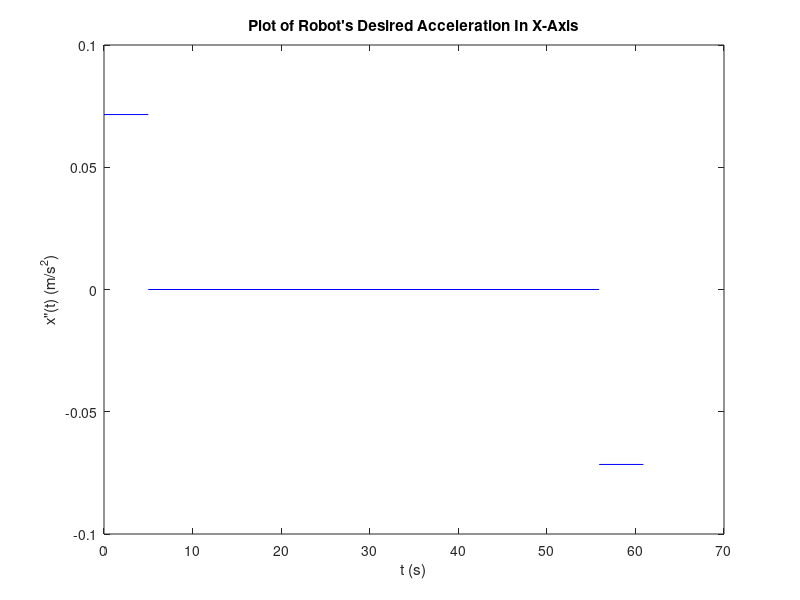
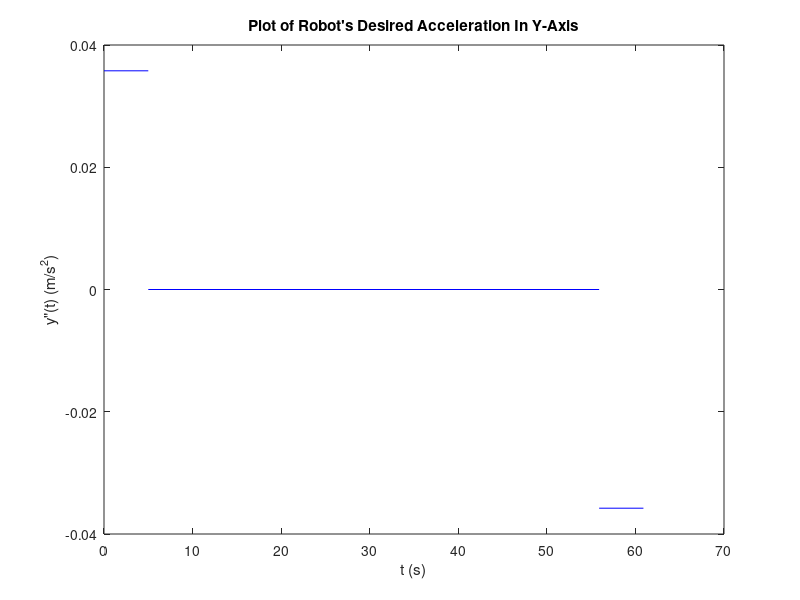
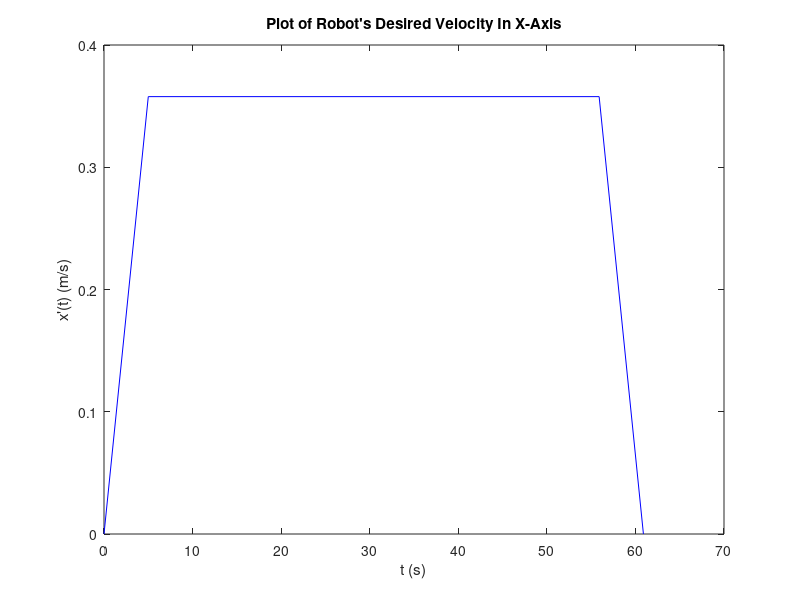
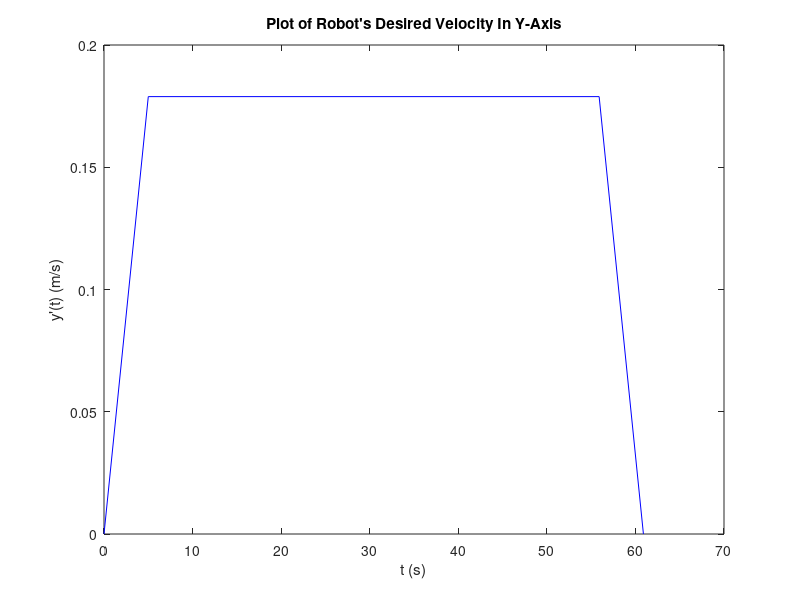

These figures' MATLAB source, in order:
close all;
%%FirstMovement
%%Acceleration in X-Axis
figure;
t1 =[0 5];
dxdt21 =[0.071554 0.071554];
t2 = [5 55.902];
dxdt22 = [0 0];
t3 = [55.902 60.902];
dxdt23 = [-0.071554 -0.071554];
plot(t1,dxdt21,'b');
hold on;
plot(t2,dxdt22,'b');
hold on;
plot(t3,dxdt23,'b');
xlabel('t (s)');ylabel('x"(t) (m/s^2)');
title ("Plot of Robot's Desired Acceleration In X-Axis"); 
saveas(1,'PDAX.jpg');
%%Acceleration in Y-Axis
figure;
dydt21 =[0.035778 0.035778];
dydt22 = [0 0];
dydt23 = [-0.035778 -0.035778];
plot(t1,dydt21,'b');
hold on;
plot(t2,dydt22,'b');
hold on;
plot(t3,dydt23,'b');
xlabel('t (s)');ylabel('y"(t) (m/s^2)');
title ("Plot of Robot's Desired Acceleration In Y-Axis"); 
saveas(2,'PDAY.jpg');
%%Velocity in X-Axis
figure;
dxdt1 = [0 0.35777 ];
dxdt2 = [0.35777 0.35777];
dxdt3 = [0.35777 0];
plot(t1,dxdt1,'b');
hold on;
plot(t2,dxdt2,'b');
hold on;
plot(t3,dxdt3,'b');
xlabel('t (s)');ylabel("x'(t) (m/s)");
title ("Plot of Robot's Desired Velocity In X-Axis"); 
saveas(3,'PDVX.jpg');
%%Velocity in Y-Axis
figure;
dydt1 =[0 0.17889];
dydt2 =[0.17889 0.17889];
dydt3 =[0.17889 0];
plot(t1,dydt1,'b');
hold on;
plot(t2,dydt2,'b');
hold on;
plot(t3,dydt3,'b');
xlabel('t (s)');ylabel("y'(t) (m/s)");
title ("Plot of Robot's Desired Velocity In Y-Axis"); 
saveas(4,'PDVY.jpg');
%%Position in X-Axis
x1=0;
x2=20;
t1=0:0.1:5;
t2=5:0.1:55.902;
t3=55.902:0.1:60.902;
p1=[0.035777 0 0];
figure;
plot(t1,polyval(p1,t1),'b');
hold on;
p2=[0.35777 0.89443]; % polynomial function
plot(t2,polyval(p2,t2-5),'b');
hold on;
p3=[-0.035777 0 x2];% polynomial function
plot(t3,polyval(p3,60.902-t3),'b');
xlabel('t (s)');ylabel('x(t) (m)');
title ("Plot of Robot's Desired Position In X-Axis"); 
saveas(5,'PDTX.jpg');
%%Position in Y-Axis
y1=0;
y2=10;
p1=[0.017889 0 0];
figure;
plot(t1,polyval(p1,t1),'b');
hold on;
p2=[0.17889 0.447225];
plot(t2,polyval(p2,t2-5),'b');
hold on;
p3=[-0.017889 0 y2];
plot(t3,polyval(p3,60.902-t3),'b');
xlabel('t (s)');ylabel('y(t) (m)');
title ("Plot of Robot's Desired Position In Y-Axis"); 
saveas(6,'PDTY.jpg');
%%SecondMovement
%%Acceleration in Y-Axis
figure;
t1 =[0 5];
t2 =[5 50];
t3 =[50 55];
dydt21 =[-0.08 -0.08];
dydt22 = [0 0];
dydt23 = [0.08 0.08];
plot(t1,dydt21,'b');
hold on;
plot(t2,dydt22,'b');
hold on;
plot(t3,dydt23,'b');
xlabel('t (s)');ylabel('y"(t) (m/s^2)');
title ("Plot of Robot's Desired Acceleration In Y-Axis"); 
saveas(7,'PDAY2.jpg');
%%Velocity in Y-Axis
figure;
dydt1 =[0 -0.4];
dydt2 =[-0.4 -0.4];
dydt3 =[-0.4 0];
plot(t1,dydt1,'b');
hold on;
plot(t2,dydt2,'b');
hold on;
plot(t3,dydt3,'b');
xlabel('t (s)');ylabel("y'(t) (m/s)");
title ("Plot of Robot's Desired Velocity In Y-Axis"); 
saveas(8,'PDVY2.jpg');
%%Position in Y-Axis
y1=10;
y2=-10;
t1=0:0.1:5;
t2=5:0.1:50;
t3=50:0.1:55;
p1=[-0.04 0 10];
figure;
plot(t1,polyval(p1,t1),'b');
hold on;
p2=[-0.4 9];
plot(t2,polyval(p2,t2-5),'b');
hold on;
p3=[0.04 0 y2];
plot(t3,polyval(p3,55-t3),'b');
xlabel('t (s)');ylabel('y(t) (m)');
title ("Plot of Robot's Desired Position In Y-Axis"); 
saveas(9,'PDTY2.jpg');
